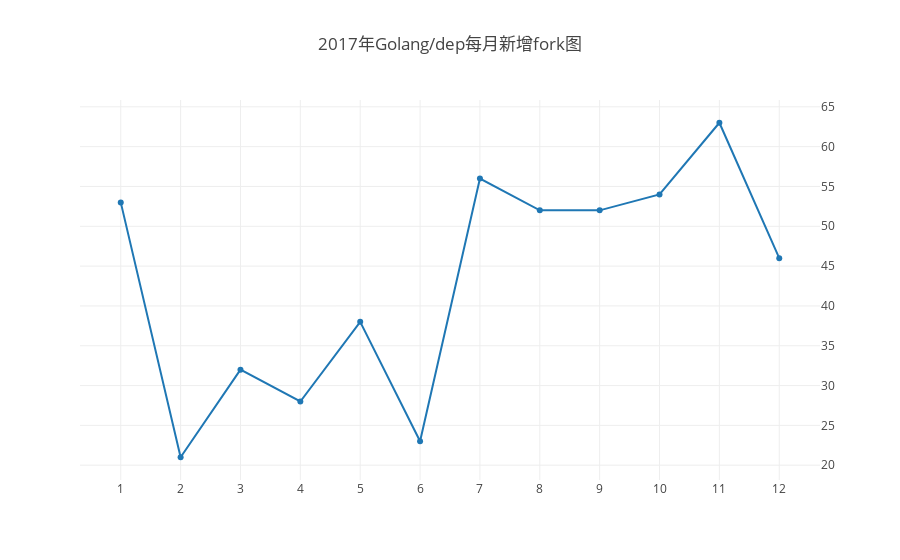

The cell this chart's notebook holds for it:
### Code cell
Promise.all(
    months.map(
        x => {
            var q = `SELECT COUNT() AS fork_count 
            FROM github_log.year2017 
            WHERE repo_id=70202506 and type='ForkEvent' and toMonth(created_date)=${x}`;
            return openDigger.driver.clickhouse.query(q);
        }
    )
).then(data => {
    var forkCount = [];
    data.forEach(d => {
        forkCount.push(d[0].fork_count);
    });
    openDigger.render.plotly([
        {x: times, y: forkCount, mode: 'scatter', name: 'fork事件数量'},
    ], {
        title: '2017年Golang/dep每月新增fork图',
        yaxis: { overlaying: 'y', side: 'right', anchor: 'x' },
        xaxis: {type: 'category'}
    });
    console.table(data.map((d, i) => {
        return {
            '月份': i + 1,
            'fork数': d[0].fork_count,
        };
    }));  
});

### Figure 1 — Plotly figure (JSON) as saved in the notebook; plotly's stock layout.template omitted (floating-point values rounded to 4 significant figures)
{"data": [{"mode": "scatter", "name": "fork事件数量", "x": [1, 2, 3, 4, 5, 6, 7, 8, 9, 10, 11, 12, 1, 2, 3, 4, 5, 6, 7, 8, 9, 10, 11, 12, 1, 2, 3, 4, 5, 6, 7, 8, 9, 10, 11, 12, 1, 2, 3, 4, 5, 6, 7, 8, 9, 10, 11, 12, 1, 2, 3, 4, 5, 6, 7, 8, 9, 10, 11, 12], "y": ["53", "21", "32", "28", "38", "23", "56", "52", "52", "54", "63", "46"]}], "layout": {"autosize": true, "title": {"text": "2017年Golang/dep每月新增fork图"}, "xaxis": {"autorange": true, "range": [-0.6715, 11.67], "type": "category"}, "yaxis": {"anchor": "x", "autorange": true, "overlaying": "y", "range": [17.53, 66.47], "side": "right", "type": "linear"}}}
